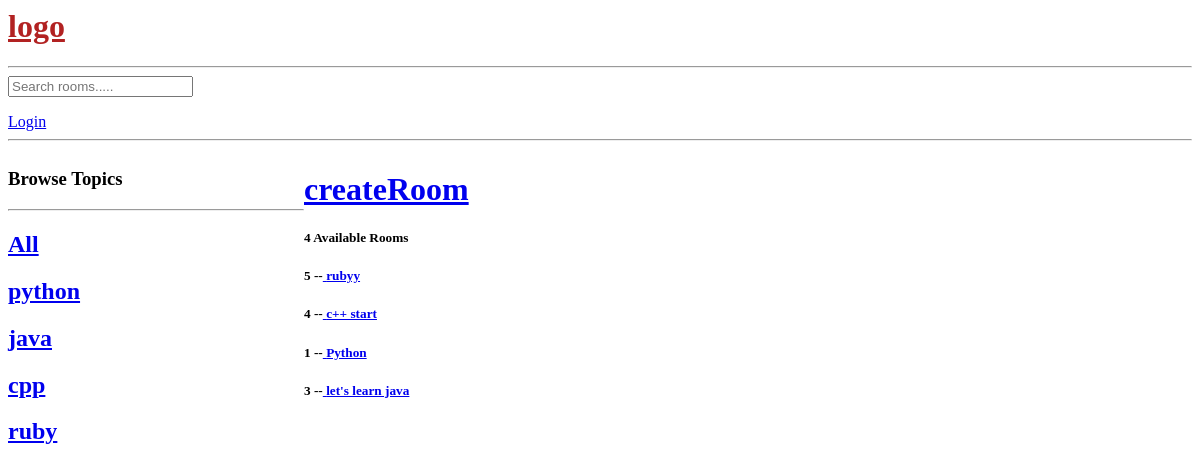
Before: / with the older database file.
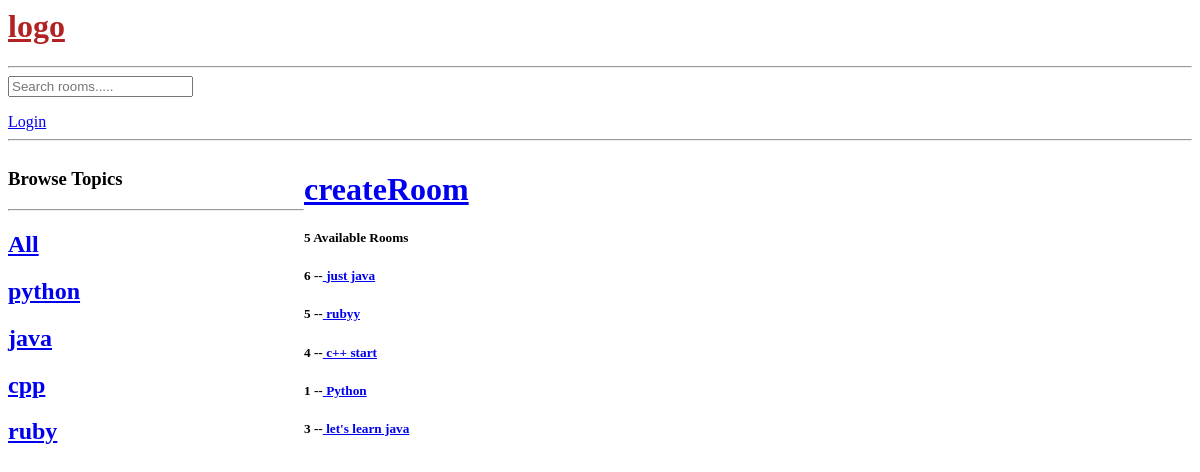
After: the same page with the newer database file.
### base/models.py (models this page shows, shortened)
class Topic(models.Model):
    name = models.CharField(max_length=300)
    def __str__(self) :
        return self.name

class Room(models.Model):
    host = models.ForeignKey(User , on_delete=models.SET_NULL , null=True)
    topic = models.ForeignKey(Topic , on_delete=models.SET_NULL , null=True)
    name = models.CharField(max_length=200)
    description = models.TextField(null=True , blank=True)
    updated = models.DateTimeField(auto_now=True)
    created = models.DateTimeField(auto_now_add=True)
    class Meta:
        ordering = ['-updated', '-created']

### base/views.py (the view)
def home(request):
    q= request.GET.get('q') if (request.GET.get('q') != None)  else ''
    rooms = Room.objects.filter(Q(topic__name__icontains=q) | Q(name__icontains=q) | Q(description__icontains=q) )
    Topics = Topic.objects.all()
    room_count = rooms.count()
    context = {'rooms' :rooms ,"Topics":Topics , 'room_count' :room_count }
    return render(request, 'home.html',context)

### templates/home.html (shortened to what this page needs)
{%extends 'main.html' %}
{% block content %}
<div class="home-container">
    <div>
        <h3>Browse Topics</h3>
        <hr>
        <h2><a href="{% url 'home' %}">All</a></h2>
        {% for topic in Topics %}
          <h2><a href="{% url 'home' %}?q={{topic.name}}">{{topic}}</a></h2>
        {%endfor%}
    </div>
    <div>
     <h1><a href="{% url 'createRoom' %}">createRoom</a></h1>
    <div>
        <h5> {{room_count}} Available Rooms </h5>
        {% for room in rooms %}
        <div>
            <h5> {{room.id}} --<a href="/room/{{room.id}}"> {{room.name}}</a>
            </h5>
        </div>
        {% endfor %}
    </div>
</div>
</div>
    {% endblock content %}

### templates/main.html (shortened to what this page needs)
{%include 'navbar.html' %}
{% block content %}
{% endblock content %}

### templates/navbar.html
<a  href="/">
    <h1> <a href="{% url 'home' %}" style="color:firebrick;">logo</a></h1>
    <hr>
</a>
<form method="get" action="{%url 'home'%}">
    <input type="text" name="q" placeholder="Search rooms.....">
</form>
{% if request.user.is_authenticated%}
<p> Hello {{request.user}}</p>
<a href="{% url 'logout'%}">Logout</a>
{% else %}
<a href="{% url 'login'%}">Login</a>
{% endif %}
<hr>

### templates/home.html (style rules this page uses)
.home-container { display: grid; grid-template-columns: 1fr 3fr; }

Changed rows visible on the page:
added Room: id "6", name "just java"
Other visible differences:
{{ room_count }}: "4" → "5"
